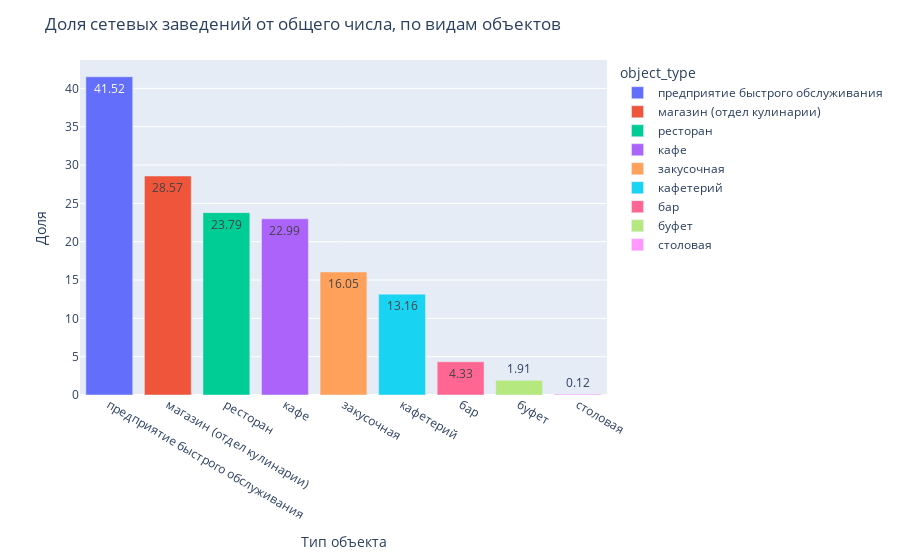

The notebook cell saved with this chart:
### Code cell
# построение графика на основании таблицы chain_data
fig = px.bar(chain_data, x='object_type', y='chain', color='object_type', text='chain')
fig.update_layout(
    title='Доля сетевых заведений от общего числа, по видам объектов',
    xaxis_title="Тип объекта",
    yaxis_title="Доля")
fig.show()

### Figure 1 — Plotly figure (JSON) as saved in the notebook; plotly's stock layout.template omitted (floating-point values rounded to 4 significant figures)
{"data": [{"alignmentgroup": "True", "hovertemplate": "object_type=%{x}<br>chain=%{text}<extra></extra>", "legendgroup": "предприятие быстрого обслуживания", "marker": {"color": "#636efa", "pattern": {"shape": ""}}, "name": "предприятие быстрого обслуживания", "offsetgroup": "предприятие быстрого обслуживания", "orientation": "v", "showlegend": true, "text": [41.52], "textposition": "auto", "type": "bar", "x": ["предприятие быстрого обслуживания"], "xaxis": "x", "y": [41.52], "yaxis": "y"}, {"alignmentgroup": "True", "hovertemplate": "object_type=%{x}<br>chain=%{text}<extra></extra>", "legendgroup": "магазин (отдел кулинарии)", "marker": {"color": "#EF553B", "pattern": {"shape": ""}}, "name": "магазин (отдел кулинарии)", "offsetgroup": "магазин (отдел кулинарии)", "orientation": "v", "showlegend": true, "text": [28.57], "textposition": "auto", "type": "bar", "x": ["магазин (отдел кулинарии)"], "xaxis": "x", "y": [28.57], "yaxis": "y"}, {"alignmentgroup": "True", "hovertemplate": "object_type=%{x}<br>chain=%{text}<extra></extra>", "legendgroup": "ресторан", "marker": {"color": "#00cc96", "pattern": {"shape": ""}}, "name": "ресторан", "offsetgroup": "ресторан", "orientation": "v", "showlegend": true, "text": [23.79], "textposition": "auto", "type": "bar", "x": ["ресторан"], "xaxis": "x", "y": [23.79], "yaxis": "y"}, {"alignmentgroup": "True", "hovertemplate": "object_type=%{x}<br>chain=%{text}<extra></extra>", "legendgroup": "кафе", "marker": {"color": "#ab63fa", "pattern": {"shape": ""}}, "name": "кафе", "offsetgroup": "кафе", "orientation": "v", "showlegend": true, "text": [22.99], "textposition": "auto", "type": "bar", "x": ["кафе"], "xaxis": "x", "y": [22.99], "yaxis": "y"}, {"alignmentgroup": "True", "hovertemplate": "object_type=%{x}<br>chain=%{text}<extra></extra>", "legendgroup": "закусочная", "marker": {"color": "#FFA15A", "pattern": {"shape": ""}}, "name": "закусочная", "offsetgroup": "закусочная", "orientation": "v", "showlegend": true, "text": [16.05], "textposition": "auto", "type": "bar", "x": ["закусочная"], "xaxis": "x", "y": [16.05], "yaxis": "y"}, {"alignmentgroup": "True", "hovertemplate": "object_type=%{x}<br>chain=%{text}<extra></extra>", "legendgroup": "кафетерий", "marker": {"color": "#19d3f3", "pattern": {"shape": ""}}, "name": "кафетерий", "offsetgroup": "кафетерий", "orientation": "v", "showlegend": true, "text": [13.16], "textposition": "auto", "type": "bar", "x": ["кафетерий"], "xaxis": "x", "y": [13.16], "yaxis": "y"}, {"alignmentgroup": "True", "hovertemplate": "object_type=%{x}<br>chain=%{text}<extra></extra>", "legendgroup": "бар", "marker": {"color": "#FF6692", "pattern": {"shape": ""}}, "name": "бар", "offsetgroup": "бар", "orientation": "v", "showlegend": true, "text": [4.33], "textposition": "auto", "type": "bar", "x": ["бар"], "xaxis": "x", "y": [4.33], "yaxis": "y"}, {"alignmentgroup": "True", "hovertemplate": "object_type=%{x}<br>chain=%{text}<extra></extra>", "legendgroup": "буфет", "marker": {"color": "#B6E880", "pattern": {"shape": ""}}, "name": "буфет", "offsetgroup": "буфет", "orientation": "v", "showlegend": true, "text": [1.91], "textposition": "auto", "type": "bar", "x": ["буфет"], "xaxis": "x", "y": [1.91], "yaxis": "y"}, {"alignmentgroup": "True", "hovertemplate": "object_type=%{x}<br>chain=%{text}<extra></extra>", "legendgroup": "столовая", "marker": {"color": "#FF97FF", "pattern": {"shape": ""}}, "name": "столовая", "offsetgroup": "столовая", "orientation": "v", "showlegend": true, "text": [0.12], "textposition": "auto", "type": "bar", "x": ["столовая"], "xaxis": "x", "y": [0.12], "yaxis": "y"}], "layout": {"barmode": "relative", "legend": {"title": {"text": "object_type"}, "tracegroupgap": 0}, "margin": {"t": 60}, "title": {"text": "Доля сетевых заведений от общего числа, по видам объектов"}, "xaxis": {"anchor": "y", "categoryarray": ["предприятие быстрого обслуживания", "магазин (отдел кулинарии)", "ресторан", "кафе", "закусочная", "кафетерий", "бар", "буфет", "столовая"], "categoryorder": "array", "domain": [0, 1], "title": {"text": "Тип объекта"}}, "yaxis": {"anchor": "x", "domain": [0, 1], "title": {"text": "Доля"}}}}
